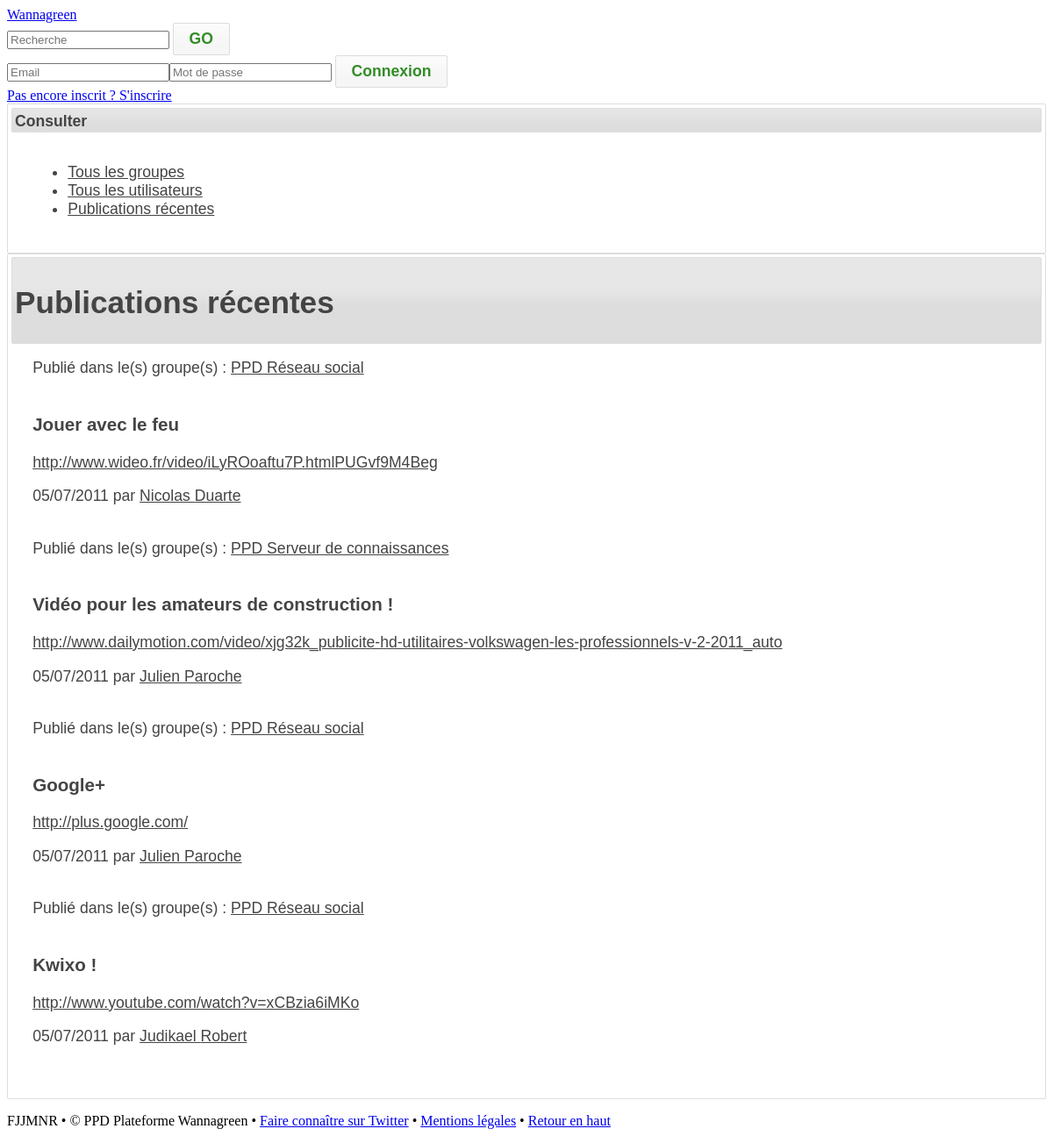
The app's page /index.php/publication/recente with its own data.
### application/controllers/publication.php (called while the page is built, shortened)
<?php
class Publication extends CI_Controller {
	function __construct()
	{
		$this->load->helper('url');
		$this->load->helper('html');
		$this->load->helper('form');
		$this->load->library('form_validation');
		$this->load->library('table');
		$this->load->Model('Publication_model');
		$this->load->Model('Publication_info_model');
		$this->load->Model('Publication_groupe_model');
		$this->load->Model('Tag_model');
		$this->load->Model('Commentaire_model');
		$this->data = array();
		if($this->session->userdata('is_connected') === TRUE) {
			$this->data['user_connected'] = TRUE;
			$id_utilisateur = $this->session->userdata('id_utilisateur');
			$this->data = array_merge($this->data, $this->Groupe_model->listes_groupes($id_utilisateur));
		}
		else
			$this->data['user_connected'] = FALSE;
	}
	public function recente() {
		$publication = new Publication_model();
		$liste_publication = $publication->get_publication_recente();
		foreach ($liste_publication as $publication) {
			$publication->info = $this->Publication_info_model->get_by_id_publication($publication->id_publication);
			$publication->groupe = $this->Publication_groupe_model->get_by_id_publication($publication->id_publication);
			$nb_publication_visible = 0;
			$publication->visible = FALSE;
			foreach ($publication->groupe as $groupe) {
				if($publication->prive == 0) {
					$nb_publication_visible += 1;
				}
				if($nb_publication_visible >= 1)
					$publication->visible = TRUE;
				else
					$publication->visible = FALSE;
			}
		}
		$this->data['liste_publications'] = $liste_publication;
		$this->data['liste'] = 'publications_recentes';
		$this->data['module'] = 'publication_liste';
		$this->load->view('template', $this->data);
	}
}

### index.php (called while the page is built, shortened)
<?php
require_once BASEPATH.'core/CodeIgniter'.EXT;

### application/models/publication_model.php (called while the page is built, shortened)
<?php
class Publication_model extends CI_Model {
	function get_publication_recente($limit=10)
	{
		$this->db->select('p.id_publication,p.type,p.prive,p.date_creation,p.date_maj,p.id_utilisateur,u.prenom,u.nom');
		$this->db->from('publication p');
		$this->db->join('utilisateur u','u.id_utilisateur=p.id_utilisateur');
		$this->db->order_by('date_creation','DESC');
		$this->db->limit($limit);
		$query = $this->db->get();
		return $query->result();
	}
}

### application/models/publication_groupe_model.php (called while the page is built, shortened)
<?php
class Publication_groupe_model extends CI_Model {
	function get_by_id_publication($id_publication)
	{
		$this->db->select('p.id_publication, p.id_groupe, p.date_creation, g.nom');
		$this->db->from('publication_groupe p');
        $this->db->join('groupe g','p.id_groupe=g.id_groupe');
        $this->db->where('p.id_publication',$id_publication);
        $query = $this->db->get();
        return $query->result();
	}
}

### application/models/publication_info_model.php (called while the page is built, shortened)
<?php
class Publication_info_model extends CI_Model {
	function get_by_id_publication($id_publication)
	{
		$query = $this->db->get_where('publication_info', array('id_publication' => $id_publication));
		return $query->result();
	}
}

### application/helpers/myutils_helper.php (called while the page is built, shortened)
<?php  if ( ! defined('BASEPATH')) exit('No direct script access allowed');
function time_to_str($str_datetime)
{
	$d = new DateTime($str_datetime);
	return $str_datetime ? $d->format('d/m/Y') : '-';
}

### application/views/modules/publication_liste.php (the view, shortened to what this page needs)
<div id="module" class="ui-tabs ui-widget ui-widget-content ui-corner-all">
	<div class="block_header ui-tabs-nav ui-helper-reset ui-helper-clearfix ui-widget-header ui-corner-all">
		<?php if($liste == 'publications_recentes') :?>
			<h1>Publications récentes</h1>
		<?php endif;?>
	</div>
	<div id="publication_liste" class="listing block_content ui-tabs-panel ui-widget-content ui-corner-bottom">
		<div class="description listing">
		<?php if(isset($liste_publications) && count($liste_publications) > 0) : foreach($liste_publications as $publication): ?>
			<?php if($publication->visible) :?>
			<div class="publication">
				Publié dans le(s) groupe(s) :
				<?php foreach($publication->groupe as $groupe) : ?>
					<a href="<?= base_url() ?>groupe/details/<?= $groupe->id_groupe?>"><?= $groupe->nom ?></a>
				<?php endforeach; ?>
				<br><br>
				<?php if(isset($publication->info) && count($publication->info) > 0) : foreach($publication->info as $info) :
						if($info->libelle == 'titre') : ?>
						<h3 class="nom"><?= $info->contenu ?></h3>
						<?php endif;
						if($info->libelle == 'url') : ?>
						<a href=<?= $info->contenu ?> class="_blank"><?= $info->contenu ?></a>
						<?php endif;
						if($info->libelle == 'description') : ?>
						<?php endif;
						if($info->libelle == 'date') : ?>
						<p class="date"><?= time_to_str($info->contenu) ?> par <a href="<?= base_url() ?>utilisateur/profil/<?= $publication->id_utilisateur?>"><?= $publication->prenom.' '.$publication->nom ?></a></p>
						<?php endif; ?>
					<?php endforeach; ?>
					<?php endif;?>
				<br>
			</div>
			<?php endif;?>
		<?php endforeach;
		else: ?>
			<p>Il n'y a aucune publication</p>
		<?php
		endif;
		?>
		</div>
	</div>
</div>

### records on screen
publication_groupe: id_groupe.nom "PPD Réseau social"
publication_info: contenu "Jouer avec le feu"
publication_info: contenu "http://www.wideo.fr/video/iLyROoaftu7P.htmlPUGvf9M4Beg"
publication_info: contenu "05/07/2011"
utilisateur: prenom "Nicolas", nom "Duarte"
publication_groupe: id_groupe.nom "PPD Serveur de connaissances"
publication_info: contenu "Vidéo pour les amateurs de construction !"
publication_info: contenu "http://www.dailymotion.com/video/xjg32k_publicite-hd-utilitaires-volkswagen-les-professionnels-v-2-2011_auto"
publication_info: contenu "05/07/2011"
utilisateur: prenom "Julien", nom "Paroche"
publication_groupe: id_groupe.nom "PPD Réseau social"
publication_info: contenu "Google+"
publication_info: contenu "http://plus.google.com/"
publication_info: contenu "05/07/2011"
publication_groupe: id_groupe.nom "PPD Réseau social"
publication_info: contenu "Kwixo !"
publication_info: contenu "http://www.youtube.com/watch?v=xCBzia6iMKo"
publication_info: contenu "05/07/2011"
utilisateur: prenom "Judikael", nom "Robert"
